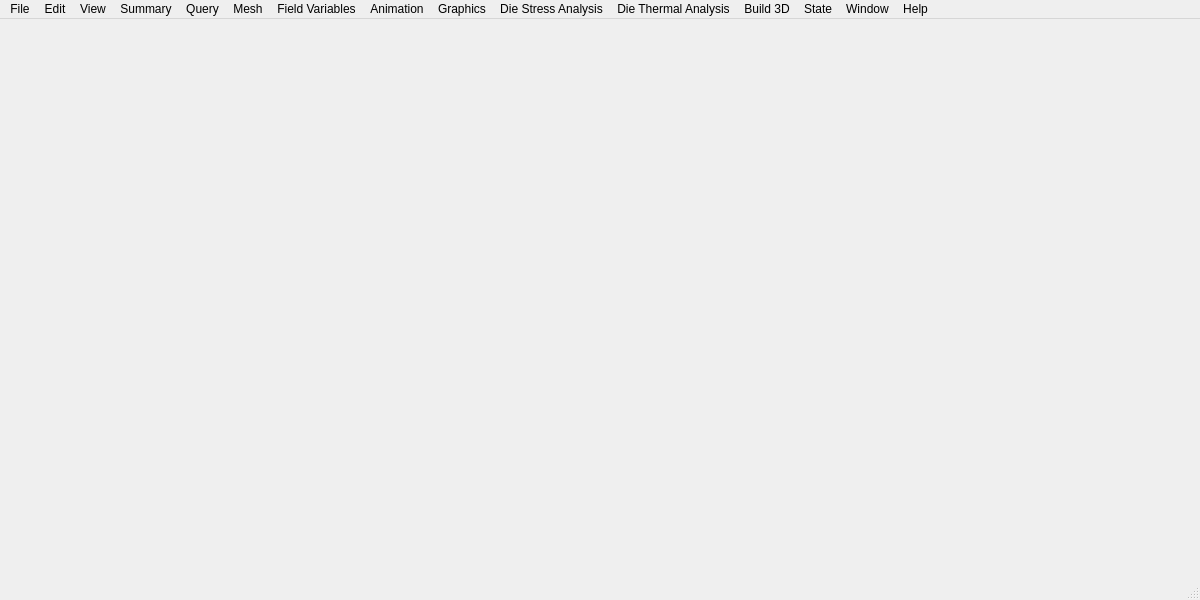
<?xml version="1.0" encoding="UTF-8"?>
<ui version="4.0">
 <class>MainWindow</class>
 <widget class="QMainWindow" name="MainWindow">
  <property name="geometry">
   <rect>
    <x>0</x>
    <y>0</y>
    <width>1200</width>
    <height>600</height>
   </rect>
  </property>
  <property name="windowTitle">
   <string>I-Form</string>
  </property>
  <widget class="QWidget" name="centralwidget"/>
  <widget class="QMenuBar" name="menubar">
   <property name="geometry">
    <rect>
     <x>0</x>
     <y>0</y>
     <width>1200</width>
     <height>20</height>
    </rect>
   </property>
   <widget class="QMenu" name="menuFile">
    <property name="title">
     <string>File</string>
    </property>
    <addaction name="actionWorking_Directory"/>
    <addaction name="actionPrint"/>
    <addaction name="actionSave"/>
    <addaction name="actionExport_as_DXF"/>
    <addaction name="actionExport_as_ascii"/>
    <addaction name="actionExport_as_RST"/>
    <addaction name="actionExit_Program"/>
   </widget>
   <widget class="QMenu" name="menuEdit">
    <property name="title">
     <string>Edit</string>
    </property>
    <addaction name="actionSelect_Text"/>
    <addaction name="actionSelect_Graphics"/>
    <addaction name="actionSelect_All"/>
    <addaction name="actionCopy"/>
    <addaction name="actionPaste"/>
   </widget>
   <widget class="QMenu" name="menuView">
    <property name="title">
     <string>View</string>
    </property>
    <addaction name="actionSize_To_Fit"/>
    <addaction name="actionFull_Screen"/>
    <addaction name="actionMagnification_Zoom"/>
   </widget>
   <widget class="QMenu" name="menuSummary">
    <property name="title">
     <string>Summary</string>
    </property>
    <addaction name="actionStandard_Options"/>
    <addaction name="actionWorkpiece"/>
    <addaction name="actionDie"/>
   </widget>
   <widget class="QMenu" name="menuQuery">
    <property name="title">
     <string>Query</string>
    </property>
    <addaction name="actionStandard_Options_2"/>
    <addaction name="actionNodes"/>
    <addaction name="actionElements"/>
    <addaction name="actionMinimum_Jacobian"/>
    <addaction name="separator"/>
    <addaction name="actionSpecial_Options"/>
    <addaction name="actionContact_Length_and_Ruler"/>
    <addaction name="actionSurface_Strains"/>
   </widget>
   <widget class="QMenu" name="menuMesh">
    <property name="title">
     <string>Mesh</string>
    </property>
    <addaction name="actionStandard_Options_3"/>
    <addaction name="actionInitial_Mesh"/>
    <addaction name="actionDeformed_Mesh"/>
   </widget>
   <widget class="QMenu" name="menuField_Variables">
    <property name="title">
     <string>Field Variables</string>
    </property>
    <widget class="QMenu" name="menuVelocity">
     <property name="title">
      <string>Velocity</string>
     </property>
     <addaction name="actionVelocity_x_r_2"/>
     <addaction name="actionVelocity_y_z_2"/>
     <addaction name="actionTotal_Velocity_2"/>
    </widget>
    <widget class="QMenu" name="menuStrain_Rate">
     <property name="title">
      <string>Strain Rate</string>
     </property>
     <addaction name="actionStrain_Rate_x_r_2"/>
     <addaction name="actionStrain_Rate_y_z"/>
     <addaction name="actionStrain_Rate_z_theta"/>
     <addaction name="actionStrain_Rate_xy_z"/>
     <addaction name="actionEffective_Strain_Rate_2"/>
     <addaction name="actionVolumetric_Strain_Rate"/>
    </widget>
    <widget class="QMenu" name="menuForce">
     <property name="title">
      <string>Force</string>
     </property>
     <addaction name="actionForce_x_r_2"/>
     <addaction name="actionForce_y_y"/>
     <addaction name="actionTotal_Force_2"/>
    </widget>
    <widget class="QMenu" name="menuStrain">
     <property name="title">
      <string>Strain</string>
     </property>
     <addaction name="actionStrain_x_r_2"/>
     <addaction name="actionStrain_y_z"/>
     <addaction name="actionStrain_z_theta_2"/>
     <addaction name="actionStrain_xy_rz_2"/>
     <addaction name="actionEffective_Strain_2"/>
     <addaction name="actionVolumetric_Strain_2"/>
     <addaction name="actionStrain_4"/>
     <addaction name="actionStrain_5"/>
     <addaction name="actionStrain_6"/>
    </widget>
    <widget class="QMenu" name="menuStress">
     <property name="title">
      <string>Stress</string>
     </property>
     <addaction name="actionStress_x_r_2"/>
     <addaction name="actionStress_y_z_2"/>
     <addaction name="actionStress_z_theta_2"/>
     <addaction name="actionStress_xy_rz_2"/>
     <addaction name="actionEffective_Stress_2"/>
     <addaction name="actionAverage_Stress_2"/>
     <addaction name="actionStress_3"/>
     <addaction name="actionStress_4"/>
     <addaction name="actionStress_5"/>
    </widget>
    <widget class="QMenu" name="menuElectric">
     <property name="title">
      <string>Electric</string>
     </property>
     <addaction name="actionElectric_Potential"/>
     <addaction name="actionElectric_Current_Density"/>
     <addaction name="actionElectric_Resistivity"/>
    </widget>
    <addaction name="actionStandard_Options_4"/>
    <addaction name="menuVelocity"/>
    <addaction name="separator"/>
    <addaction name="menuForce"/>
    <addaction name="separator"/>
    <addaction name="actionTemperature_Rate"/>
    <addaction name="actionTemperature"/>
    <addaction name="separator"/>
    <addaction name="menuStrain_Rate"/>
    <addaction name="separator"/>
    <addaction name="menuStrain"/>
    <addaction name="separator"/>
    <addaction name="menuStress"/>
    <addaction name="separator"/>
    <addaction name="actionThickness_Plane_Stress"/>
    <addaction name="actionRelative_Density"/>
    <addaction name="actionDuctile_Damage"/>
    <addaction name="separator"/>
    <addaction name="menuElectric"/>
    <addaction name="separator"/>
    <addaction name="actionSpecial_Options_2"/>
    <addaction name="actionStress_y_z_Ef_Stress"/>
    <addaction name="actionStress_xy_rz_Ef_Stress"/>
    <addaction name="actionAverage_Stress_Ef_Stress"/>
    <addaction name="actionPressure"/>
    <addaction name="actionPressure_Ef_Stress"/>
    <addaction name="actionSurface_Enlargement_Ratio"/>
    <addaction name="separator"/>
    <addaction name="actionElement_Quality"/>
   </widget>
   <widget class="QMenu" name="menuAnimation">
    <property name="title">
     <string>Animation</string>
    </property>
    <addaction name="actionAnimation_Controls"/>
   </widget>
   <widget class="QMenu" name="menuGraphics">
    <property name="title">
     <string>Graphics</string>
    </property>
    <addaction name="actionStandard_Options_5"/>
    <addaction name="actionXY_Graphics"/>
    <addaction name="actionPrincipal_Strain_Space"/>
    <addaction name="actionStrain_Stress_Triaxiality"/>
    <addaction name="actionEvolution_of_Element_Center_or_Field_Variable_with_Time"/>
    <addaction name="separator"/>
    <addaction name="actionSpecial_Options_3"/>
    <addaction name="actionMesh_Quality_Assessment"/>
    <addaction name="actionXY_Graphics_of_Electrical_Variables"/>
   </widget>
   <widget class="QMenu" name="menuDie_Stress_Analysis">
    <property name="title">
     <string>Die Stress Analysis</string>
    </property>
   </widget>
   <widget class="QMenu" name="menuDie_Thermal_Analysis">
    <property name="title">
     <string>Die Thermal Analysis</string>
    </property>
   </widget>
   <widget class="QMenu" name="menuBuild_3D">
    <property name="title">
     <string>Build 3D</string>
    </property>
   </widget>
   <widget class="QMenu" name="menuState">
    <property name="title">
     <string>State</string>
    </property>
   </widget>
   <widget class="QMenu" name="menuWindow">
    <property name="title">
     <string>Window</string>
    </property>
   </widget>
   <widget class="QMenu" name="menuHelp">
    <property name="title">
     <string>Help</string>
    </property>
   </widget>
   <addaction name="menuFile"/>
   <addaction name="menuEdit"/>
   <addaction name="menuView"/>
   <addaction name="menuSummary"/>
   <addaction name="menuQuery"/>
   <addaction name="menuMesh"/>
   <addaction name="menuField_Variables"/>
   <addaction name="menuAnimation"/>
   <addaction name="menuGraphics"/>
   <addaction name="menuDie_Stress_Analysis"/>
   <addaction name="menuDie_Thermal_Analysis"/>
   <addaction name="menuBuild_3D"/>
   <addaction name="menuState"/>
   <addaction name="menuWindow"/>
   <addaction name="menuHelp"/>
  </widget>
  <widget class="QStatusBar" name="statusbar"/>
  <action name="actionWorking_Directory">
   <property name="text">
    <string>Working Directory...</string>
   </property>
  </action>
  <action name="actionPrint">
   <property name="text">
    <string>Print...</string>
   </property>
  </action>
  <action name="actionSave">
   <property name="text">
    <string>Save...</string>
   </property>
  </action>
  <action name="actionExport_as_DXF">
   <property name="text">
    <string>Export as DXF...</string>
   </property>
  </action>
  <action name="actionExport_as_ascii">
   <property name="text">
    <string>Export as ascii...</string>
   </property>
  </action>
  <action name="actionExport_as_RST">
   <property name="text">
    <string>Export as RST...</string>
   </property>
  </action>
  <action name="actionExit_Program">
   <property name="text">
    <string>Exit Program</string>
   </property>
  </action>
  <action name="actionSelect_Text">
   <property name="text">
    <string>Select Text</string>
   </property>
  </action>
  <action name="actionSelect_Graphics">
   <property name="text">
    <string>Select Graphics</string>
   </property>
  </action>
  <action name="actionSelect_All">
   <property name="text">
    <string>Select All</string>
   </property>
  </action>
  <action name="actionCopy">
   <property name="text">
    <string>Copy</string>
   </property>
  </action>
  <action name="actionPaste">
   <property name="text">
    <string>Paste</string>
   </property>
  </action>
  <action name="actionSize_To_Fit">
   <property name="text">
    <string>Size To Fit</string>
   </property>
  </action>
  <action name="actionFull_Screen">
   <property name="text">
    <string>Full Screen</string>
   </property>
  </action>
  <action name="actionMagnification_Zoom">
   <property name="text">
    <string>Magnification Zoom</string>
   </property>
  </action>
  <action name="actionStandard_Options">
   <property name="enabled">
    <bool>false</bool>
   </property>
   <property name="text">
    <string>Standard Options</string>
   </property>
  </action>
  <action name="actionWorkpiece">
   <property name="text">
    <string>Workpiece</string>
   </property>
  </action>
  <action name="actionDie">
   <property name="text">
    <string>Die</string>
   </property>
  </action>
  <action name="actionStandard_Options_2">
   <property name="enabled">
    <bool>false</bool>
   </property>
   <property name="text">
    <string>Standard Options</string>
   </property>
  </action>
  <action name="actionNodes">
   <property name="text">
    <string>Nodes</string>
   </property>
  </action>
  <action name="actionElements">
   <property name="text">
    <string>Elements</string>
   </property>
  </action>
  <action name="actionMinimum_Jacobian">
   <property name="text">
    <string>Minimum Jacobian</string>
   </property>
  </action>
  <action name="actionSpecial_Options">
   <property name="enabled">
    <bool>false</bool>
   </property>
   <property name="text">
    <string>Special Options</string>
   </property>
  </action>
  <action name="actionContact_Length_and_Ruler">
   <property name="text">
    <string>Contact Length and Ruler</string>
   </property>
  </action>
  <action name="actionSurface_Strains">
   <property name="text">
    <string>Surface Strains</string>
   </property>
  </action>
  <action name="actionStandard_Options_3">
   <property name="enabled">
    <bool>false</bool>
   </property>
   <property name="text">
    <string>Standard Options</string>
   </property>
  </action>
  <action name="actionInitial_Mesh">
   <property name="text">
    <string>Initial Mesh</string>
   </property>
  </action>
  <action name="actionDeformed_Mesh">
   <property name="text">
    <string>Deformed Mesh</string>
   </property>
  </action>
  <action name="actionStandard_Options_4">
   <property name="enabled">
    <bool>false</bool>
   </property>
   <property name="text">
    <string>Standard Options</string>
   </property>
  </action>
  <action name="actionVelocity_y_z">
   <property name="text">
    <string>Velocity y(z)</string>
   </property>
  </action>
  <action name="actionTotal_Velocity">
   <property name="text">
    <string>Total Velocity</string>
   </property>
  </action>
  <action name="actionForce_y_z">
   <property name="text">
    <string>Force y(z)</string>
   </property>
  </action>
  <action name="actionTotal_Force">
   <property name="text">
    <string>Total Force</string>
   </property>
  </action>
  <action name="actionTemperature_Rate">
   <property name="text">
    <string>Temperature Rate</string>
   </property>
  </action>
  <action name="actionTemperature">
   <property name="text">
    <string>Temperature</string>
   </property>
  </action>
  <action name="actionStrain_Rate_y_r">
   <property name="text">
    <string>Strain Rate y(z)</string>
   </property>
  </action>
  <action name="actionStrain_rate_z_theta">
   <property name="text">
    <string>Strain rate z(theta)</string>
   </property>
  </action>
  <action name="actionStrain_Rate_xy_rz">
   <property name="text">
    <string>Strain Rate xy(rz)</string>
   </property>
  </action>
  <action name="actionEffective_Strain_Rate">
   <property name="text">
    <string>Effective Strain Rate</string>
   </property>
  </action>
  <action name="actionStrain_y_r">
   <property name="text">
    <string>Strain y(z)</string>
   </property>
  </action>
  <action name="actionStrain_z_theta">
   <property name="text">
    <string>Strain z(theta)</string>
   </property>
  </action>
  <action name="actionStrain_xy_rz">
   <property name="text">
    <string>Strain xy(rz)</string>
   </property>
  </action>
  <action name="actionEffective_Strain">
   <property name="text">
    <string>Effective Strain</string>
   </property>
  </action>
  <action name="actionVolumetric_Strain">
   <property name="text">
    <string>Volumetric Strain</string>
   </property>
  </action>
  <action name="actionStrain_1">
   <property name="text">
    <string>Strain 1</string>
   </property>
  </action>
  <action name="actionStrain_2">
   <property name="text">
    <string>Volumetric Strain Rate</string>
   </property>
  </action>
  <action name="actionStrain_3">
   <property name="text">
    <string>Strain 3</string>
   </property>
  </action>
  <action name="actionStress_y_z">
   <property name="text">
    <string>Stress y(z)</string>
   </property>
  </action>
  <action name="actionStress_z_theta">
   <property name="text">
    <string>Stress z(theta)</string>
   </property>
  </action>
  <action name="actionStress_xy_rz">
   <property name="text">
    <string>Stress xy(rz)</string>
   </property>
  </action>
  <action name="actionEffective_Stress">
   <property name="text">
    <string>Effective Stress</string>
   </property>
  </action>
  <action name="actionAverage_Stress">
   <property name="text">
    <string>Average Stress</string>
   </property>
  </action>
  <action name="actionStress_1">
   <property name="text">
    <string>Stress 1</string>
   </property>
  </action>
  <action name="actionStress_2">
   <property name="text">
    <string>Stress 2</string>
   </property>
  </action>
  <action name="actionStress3">
   <property name="text">
    <string>Stress3</string>
   </property>
  </action>
  <action name="actionVelocity_x_r_2">
   <property name="text">
    <string>Velocity x(r)</string>
   </property>
  </action>
  <action name="actionVelocity_y_z_2">
   <property name="text">
    <string>Velocity y(z)</string>
   </property>
  </action>
  <action name="actionTotal_Velocity_2">
   <property name="text">
    <string>Total Velocity</string>
   </property>
  </action>
  <action name="actionForce_x_r_2">
   <property name="text">
    <string>Force x(r)</string>
   </property>
  </action>
  <action name="actionForce_y_y">
   <property name="text">
    <string>Force y(y)</string>
   </property>
  </action>
  <action name="actionTotal_Force_2">
   <property name="text">
    <string>Total Force</string>
   </property>
  </action>
  <action name="actionStrain_Rate_x_r_2">
   <property name="text">
    <string>Strain Rate x(r)</string>
   </property>
  </action>
  <action name="actionStrain_Rate_y_z">
   <property name="text">
    <string>Strain Rate y(z)</string>
   </property>
  </action>
  <action name="actionStrain_Rate_z_theta">
   <property name="text">
    <string>Strain Rate z(theta)</string>
   </property>
  </action>
  <action name="actionStrain_Rate_xy_z">
   <property name="text">
    <string>Strain Rate xy(rz)</string>
   </property>
  </action>
  <action name="actionEffective_Strain_Rate_2">
   <property name="text">
    <string>Effective Strain Rate</string>
   </property>
  </action>
  <action name="actionVolumetric_Strain_Rate">
   <property name="text">
    <string>Volumetric Strain Rate</string>
   </property>
  </action>
  <action name="actionStrain_x_r_2">
   <property name="text">
    <string>Strain x(r)</string>
   </property>
  </action>
  <action name="actionStrain_y_z">
   <property name="text">
    <string>Strain y(z)</string>
   </property>
  </action>
  <action name="actionStrain_xy_rz_2">
   <property name="text">
    <string>Strain xy(rz)</string>
   </property>
  </action>
  <action name="actionEffective_Strain_2">
   <property name="text">
    <string>Effective Strain</string>
   </property>
  </action>
  <action name="actionVolumetric_Strain_2">
   <property name="text">
    <string>Volumetric Strain</string>
   </property>
  </action>
  <action name="actionStrain_4">
   <property name="text">
    <string>Strain 1</string>
   </property>
  </action>
  <action name="actionStrain_5">
   <property name="text">
    <string>Strain 2</string>
   </property>
  </action>
  <action name="actionStrain_6">
   <property name="text">
    <string>Strain 3</string>
   </property>
  </action>
  <action name="actionStrain_z_theta_2">
   <property name="text">
    <string>Strain z(theta)</string>
   </property>
  </action>
  <action name="actionStress_x_r_2">
   <property name="text">
    <string>Stress x(r)</string>
   </property>
  </action>
  <action name="actionStress_y_z_2">
   <property name="text">
    <string>Stress y(z)</string>
   </property>
  </action>
  <action name="actionStress_z_theta_2">
   <property name="text">
    <string>Stress z(theta)</string>
   </property>
  </action>
  <action name="actionStress_xy_rz_2">
   <property name="text">
    <string>Stress xy(rz)</string>
   </property>
  </action>
  <action name="actionEffective_Stress_2">
   <property name="text">
    <string>Effective Stress</string>
   </property>
  </action>
  <action name="actionAverage_Stress_2">
   <property name="text">
    <string>Average Stress</string>
   </property>
  </action>
  <action name="actionStress_3">
   <property name="text">
    <string>Stress 1</string>
   </property>
  </action>
  <action name="actionStress_4">
   <property name="text">
    <string>Stress 2</string>
   </property>
  </action>
  <action name="actionStress_5">
   <property name="text">
    <string>Stress 3</string>
   </property>
  </action>
  <action name="actionThickness_Plane_Stress">
   <property name="text">
    <string>Thickness (Plane Stress)</string>
   </property>
  </action>
  <action name="actionRelative_Density">
   <property name="text">
    <string>Relative Density</string>
   </property>
  </action>
  <action name="actionDuctile_Damage">
   <property name="text">
    <string>Ductile Damage</string>
   </property>
  </action>
  <action name="actionElectric_Potential">
   <property name="text">
    <string>Electric Potential</string>
   </property>
  </action>
  <action name="actionElectric_Current_Density">
   <property name="text">
    <string>Electric Current Density</string>
   </property>
  </action>
  <action name="actionElectric_Resistivity">
   <property name="text">
    <string>Electric Resistivity</string>
   </property>
  </action>
  <action name="actionSpecial_Options_2">
   <property name="enabled">
    <bool>false</bool>
   </property>
   <property name="text">
    <string>Special Options</string>
   </property>
  </action>
  <action name="actionStress_y_z_Ef_Stress">
   <property name="text">
    <string>Stress y(z)/Ef.Stress</string>
   </property>
  </action>
  <action name="actionStress_xy_rz_Ef_Stress">
   <property name="text">
    <string>Stress xy(rz)/Ef.Stress</string>
   </property>
  </action>
  <action name="actionAverage_Stress_Ef_Stress">
   <property name="text">
    <string>Average Stress/Ef.Stress</string>
   </property>
  </action>
  <action name="actionPressure">
   <property name="text">
    <string>Pressure</string>
   </property>
  </action>
  <action name="actionPressure_Ef_Stress">
   <property name="text">
    <string>Pressure/Ef.Stress</string>
   </property>
  </action>
  <action name="actionSurface_Enlargement_Ratio">
   <property name="text">
    <string>Surface Enlargement Ratio</string>
   </property>
  </action>
  <action name="actionElement_Quality">
   <property name="text">
    <string>Element Quality</string>
   </property>
  </action>
  <action name="actionAnimation_Controls">
   <property name="text">
    <string>Animation Controls...</string>
   </property>
   <property name="statusTip">
    <string>Open animation control dialog</string>
   </property>
  </action>
  <action name="actionStandard_Options_5">
   <property name="enabled">
    <bool>false</bool>
   </property>
   <property name="text">
    <string>Standard Options</string>
   </property>
  </action>
  <action name="actionXY_Graphics">
   <property name="text">
    <string>XY Graphics</string>
   </property>
  </action>
  <action name="actionPrincipal_Strain_Space">
   <property name="text">
    <string>Principal Strain Space</string>
   </property>
  </action>
  <action name="actionStrain_Stress_Triaxiality">
   <property name="text">
    <string>Strain-Stress Triaxiality</string>
   </property>
  </action>
  <action name="actionEvolution_of_Element_Center_or_Field_Variable_with_Time">
   <property name="text">
    <string>Evolution of Element Center or Field Variable with Time</string>
   </property>
  </action>
  <action name="actionSpecial_Options_3">
   <property name="enabled">
    <bool>false</bool>
   </property>
   <property name="text">
    <string>Special Options</string>
   </property>
  </action>
  <action name="actionMesh_Quality_Assessment">
   <property name="text">
    <string>Mesh Quality Assessment</string>
   </property>
  </action>
  <action name="actionXY_Graphics_of_Electrical_Variables">
   <property name="text">
    <string>XY Graphics of Electrical Variables</string>
   </property>
  </action>
 </widget>
 <resources/>
 <connections/>
</ui>
